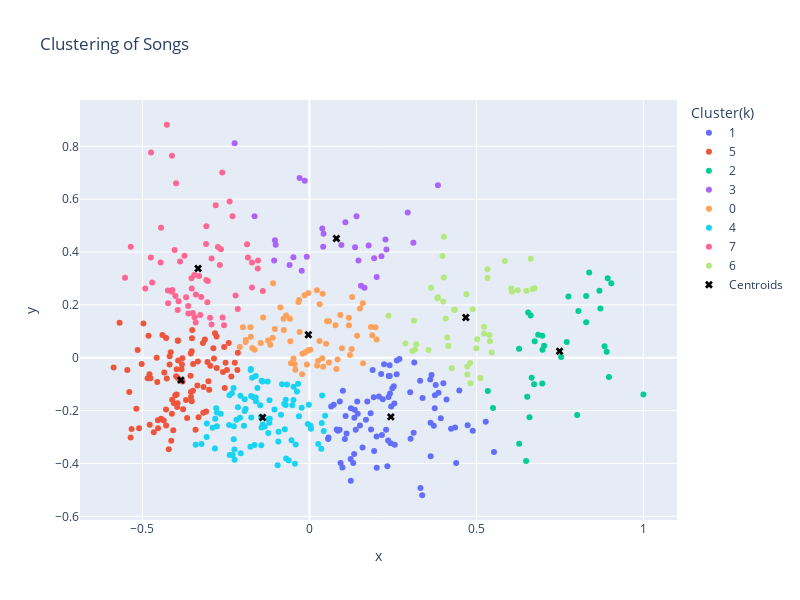

Notebook code for this chart:
### Code cell
df_clusters = pd.DataFrame({'x': df_2d[:, 0], 'y': df_2d[:, 1], 'Cluster(k)': clusters.astype(str)})
# Creating a df sorted by cluster no. so it is labeled ascendingly in scatter plot 
df_clusters_sorted = df_clusters.sort_values(by='Cluster(k)')

#Plotting the df and also centroids evaluated by k-means algorithm
fig_cluster=px.scatter(df_clusters,x='x',y='y',color='Cluster(k)',title = "Clustering of Songs",height=600,width=800)
fig_cluster.add_scatter(x=km.cluster_centers_[:,0],y=km.cluster_centers_[:,1],mode='markers',name='Centroids',marker=dict(color='Black',size=7,symbol='x'))
fig_cluster.show()
